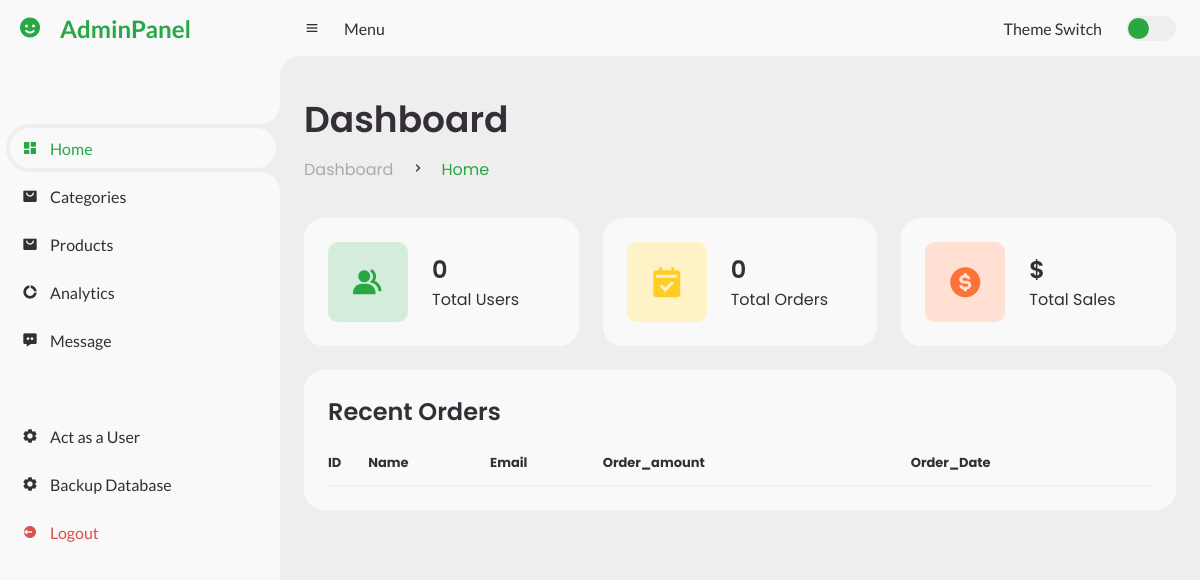
Page /admin/ (signed in) on the earlier database version.
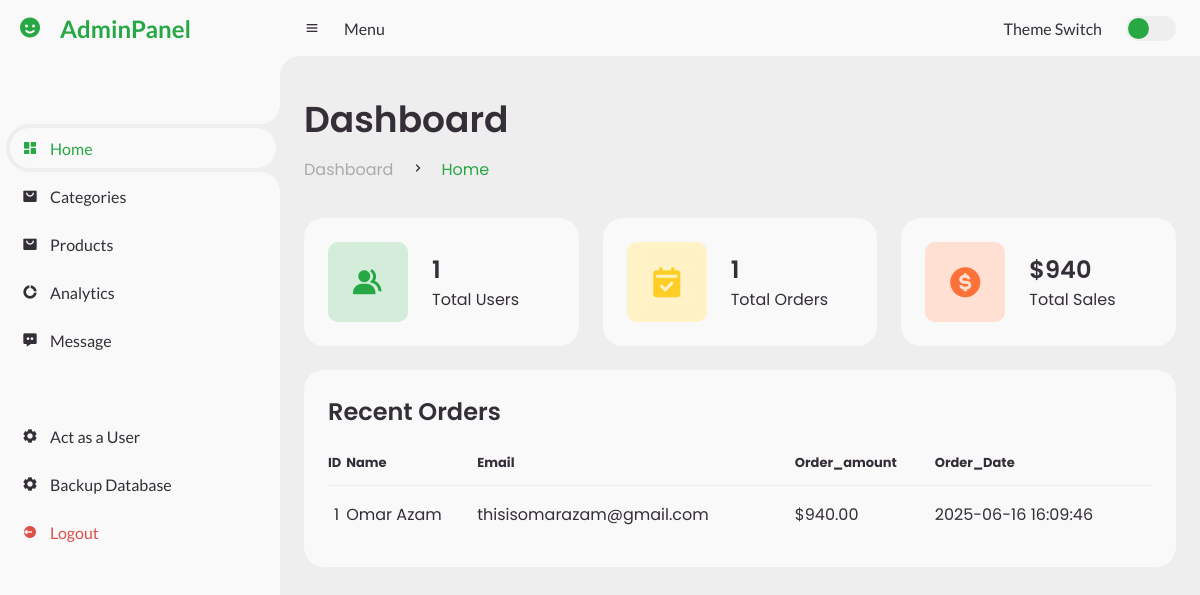
Same page on the later database version.
### tables this page shows
CREATE TABLE `orders` (
  `id` int(11) NOT NULL AUTO_INCREMENT,
  `user_id` int(11) NOT NULL,
  `address_id` int(11) NOT NULL,
  `total_amount` int(11) NOT NULL,
  `order_date` datetime DEFAULT current_timestamp(),
  PRIMARY KEY (`id`),
  KEY `address_id` (`address_id`),
  CONSTRAINT `orders_ibfk_1` FOREIGN KEY (`address_id`) REFERENCES `addresses` (`id`) ON DELETE CASCADE
);

CREATE TABLE `users` (
  `id` int(11) NOT NULL AUTO_INCREMENT,
  `name` varchar(255) NOT NULL,
  `email` varchar(255) NOT NULL,
  `number` varchar(11) NOT NULL,
  `dob` date NOT NULL,
  `gender` varchar(10) NOT NULL,
  `password` varchar(255) NOT NULL,
  `role` varchar(20) NOT NULL DEFAULT 'user',
  `created_at` timestamp NOT NULL DEFAULT current_timestamp(),
  PRIMARY KEY (`id`)
);

### admin/client/home.php (the view)
<div class="head-title">
    <div class="left">
        <h1>Dashboard</h1>
        <ul class="breadcrumb">
            <li>
                <a href="#">Dashboard</a>
            </li>
            <li><i class='bx bx-chevron-right'></i></li>
            <li>
                <a class="active" href="#">Home</a>
            </li>
        </ul>
    </div>
</div>
<ul class="box-info">
<?php
$user_sql = "SELECT COUNT(id) AS total_users FROM users WHERE role = 'user';";
$user_result = $conn->query($user_sql);
if ($user_result) {
    $user_row = $user_result->fetch_assoc();
    $total_users = $user_row['total_users'];
    echo " <li>
        <i class='bx bxs-group'></i>
        <span class='text'>
            <h3>$total_users</h3>
            <p>Total Users</p>
        </span>
    </li>";
}
$orders_sql = "SELECT COUNT(id) AS total_orders, SUM(total_amount) AS total_sales FROM orders;";
$orders_result = $conn->query($orders_sql);
if ($orders_result) {
    $orders_row = $orders_result->fetch_assoc();
    $total_orders = $orders_row['total_orders'];
    $total_sales = $orders_row['total_sales'];
    echo "<li>
    <i class='bx bxs-calendar-check'></i>
    <span class='text'>
        <h3>$total_orders</h3>
        <p>Total Orders</p>
    </span>
</li>";
echo "<li>
    <i class='bx bxs-dollar-circle'></i>
    <span class='text'>
        <h3>$$total_sales</h3>
        <p>Total Sales</p>
    </span>
</li>";
}
?>
</ul>
<div class="table-data">
    <div class="order">
        <div class="head">
            <h3>Recent Orders</h3>
        </div>
        <table>
            <thead>
                <tr>
                    <th>ID</th>
                    <th>Name</th>
                    <th>Email</th>
                    <th>Order_amount</th>
                    <th>Order_Date</th>
                </tr>
            </thead>
            <tbody>
            <?php
            $orders_sql = "SELECT * FROM orders ORDER BY id DESC;";
            $orders_result = $conn->query($orders_sql);
            if($orders_result->num_rows > 0){
                while($order_row = $orders_result->fetch_assoc()){
                    $user_id = $order_row['user_id'];
                    $total_amount = $order_row['total_amount'];
                    $order_date = $order_row['order_date'];
                    $user_sql = "SELECT * FROM users WHERE id = $user_id;";
                    $user_result = $conn->query($user_sql);
                    $user_row = $user_result->fetch_assoc();
                    $name = $user_row['name'];
                    $email = $user_row['email'];
                    echo "<tr>
                    <td>
                        <p>$user_id</p>
                    </td>
                    <td>$name</td>
                    <td>$email</td>
                    <td>$$total_amount.00</td>
                    <td>$order_date</td>
                    <td></td>
                </tr>";
                }
            }
            ?>
            </tbody>
        </table>
    </div>
</div>

Differences in the rows shown:
added orders: user "1", user.name "Omar Azam", user.email "thisisomarazam@gmail.com", total_amount "940", order_date "2025-06-16 16:09:46"
Other differences:
$total_users: "0" → "1"
$total_orders: "0" → "1"
$total_sales: (not shown) → "940"
